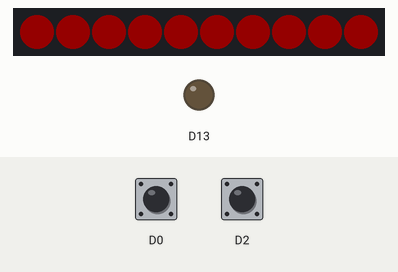
Bench run of a sketch on a simulated Adafruit Circuit Playground Express. Shown: 10 RGB LEDs in strip order, left to right, output pins drawn as LEDs (lit = HIGH). The inputs (shaded band) are chosen by the test bench; at power-on: D2 HIGH, D0 HIGH. Dim RGB values are drawn brighter than linear; what the sketch prints to the serial monitor is not drawn.

Above: at 1.91 s.
2.3 s: D2 pulled LOW for 0.85 s
At 3.01 s:
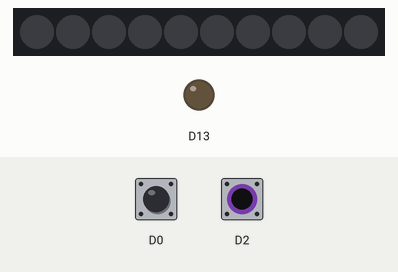
4.7 s: D0 pulled LOW for 3.2 s
Timing chart, 0 to 7.7 s (numbered marks = the images above; inputs shaded):
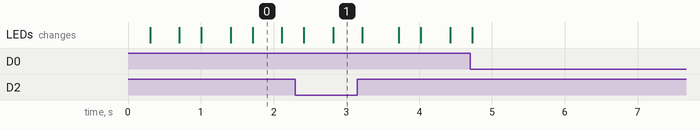

Measured:
- what the display in image 0 shows lasts 0.4 s, from 1.7 s to 2.1 s

The sketch:

blinkorama.ino
```cpp
/*Blinkorama
//Ethan Day
//DIGF-3010-001 Advanced Wearable Electronics
//OCAD University
//Created on [Feb 10 2022]
//Based on:
//Hello_Neopixel
//Input Pullup Example
//Serial.printin example
//Lecture 2 part 2, feb 4th 2022 Kate Hartman
*/


#include <Adafruit_CircuitPlayground.h>

int maskSwitch;
int maskSwitch2;

void setup() {
  // put your setup code here, to run once:
   CircuitPlayground.begin();
   Serial.begin(9600);
   pinMode(2, INPUT_PULLUP);
   pinMode(0, INPUT_PULLUP);

}

void loop() {
  maskSwitch = digitalRead(2);
  maskSwitch2 = digitalRead(0);

  Serial.println(maskSwitch);
 if(maskSwitch == 1 && maskSwitch2 == 1){

  CircuitPlayground.clearPixels();
  delay(300);
  // put your main code here, to run repeatedly:
 CircuitPlayground.setPixelColor(0, 255,   0,   0 );
 CircuitPlayground.setPixelColor(1, 255,   0,   0);
 CircuitPlayground.setPixelColor(2, 255,   0,   0);
 CircuitPlayground.setPixelColor(3, 255,   0,   0);
 CircuitPlayground.setPixelColor(4, 255,   0,   0);
 CircuitPlayground.setPixelColor(5, 255,   0,   0);
 CircuitPlayground.setPixelColor(6, 255,   0,   0);
 CircuitPlayground.setPixelColor(7, 255,   0,   0);
 CircuitPlayground.setPixelColor(8, 255,   0,   0);
 CircuitPlayground.setPixelColor(9, 255,   0,   0);

 delay(400);

 }if(maskSwitch == 0 && maskSwitch2 == 0){

 CircuitPlayground.setPixelColor(0,  0,   0, 255);
 CircuitPlayground.setPixelColor(1,  0,   0, 255);
 CircuitPlayground.setPixelColor(2,  0,   0, 255);
 CircuitPlayground.setPixelColor(3,  0,   0, 255);
 CircuitPlayground.setPixelColor(4,  0,   0, 255);
 CircuitPlayground.setPixelColor(5,  0,   0, 255);
 CircuitPlayground.setPixelColor(6,  0,   0, 255);
 CircuitPlayground.setPixelColor(7,  0,   0, 255);
 CircuitPlayground.setPixelColor(8,  0,   0, 255);
 CircuitPlayground.setPixelColor(9,  0,   0, 255);


  }if(maskSwitch  == 0 && maskSwitch2 == 1){
  CircuitPlayground.clearPixels();
  delay(400);

 CircuitPlayground.setPixelColor(0, 255, 100, 0);
 CircuitPlayground.setPixelColor(1, 255, 100, 0);
 CircuitPlayground.setPixelColor(2, 255, 100, 0);
 CircuitPlayground.setPixelColor(3, 255, 100, 0);
 CircuitPlayground.setPixelColor(4, 255, 100, 0);
 CircuitPlayground.setPixelColor(5, 255, 100, 0);
 CircuitPlayground.setPixelColor(6, 255, 100, 0);
 CircuitPlayground.setPixelColor(7, 255, 100, 0);
 CircuitPlayground.setPixelColor(8, 255, 100, 0);
 CircuitPlayground.setPixelColor(9, 255, 100, 0);
delay(500);

 }
}
```
